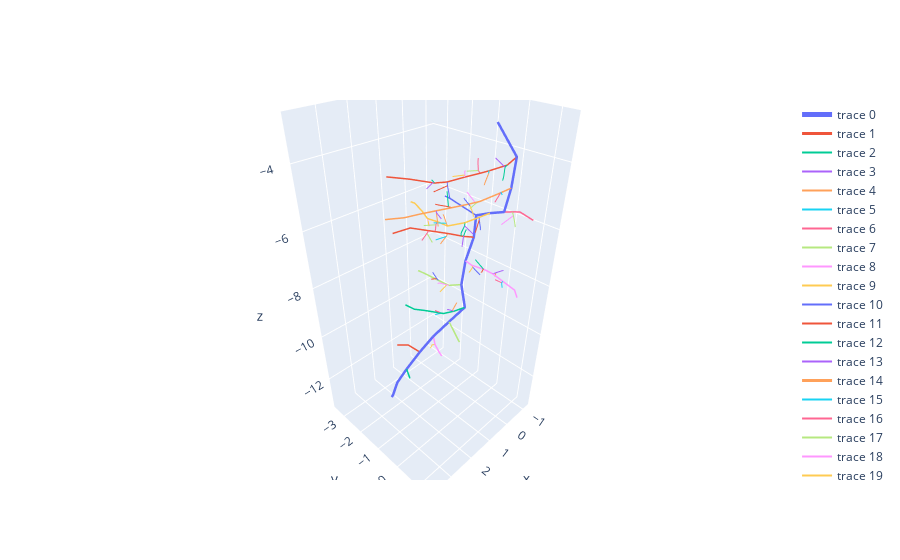

Here is the notebook cell this chart was saved with:
### Code cell
anagallis = Root.from_file(anagallis_path, age=4)
print(anagallis.n_nodes, "nodes")
anagallis_fig = anagallis.plot()
anagallis_fig

### Figure 1 — Plotly figure (JSON) as saved in the notebook; plotly's stock layout.template omitted (floating-point values rounded to 4 significant figures)
{"data": [{"line": {"width": 5}, "mode": "lines", "type": "scatter3d", "x": [0, -0.1212, 0.08312, 0.02752, -0.2285, -0.43, -0.458, -0.03786, 0.257, 0.3305, 0.6927, 1.113, 1.53, 2.032, 2.259, 2.356, 2.302], "y": [0, 0.6111, 0.6819, 0.4908, -0.1815, -0.8587, -0.9229, -0.8669, -0.7449, -0.4855, -0.8467, -1.177, -1.434, -1.599, -1.881, -2.077, -2.222], "z": [-3, -3.782, -4.552, -5.327, -5.677, -6.052, -6.849, -7.528, -8.261, -9.015, -9.63, -10.23, -10.86, -11.46, -12.17, -12.94, -13.2]}, {"line": {"width": 3.0}, "mode": "lines", "type": "scatter3d", "x": [-0.1212, 0.00313, 0.291, 0.4825, 0.9195, 1.394, 1.702, 2.179, 2.624, 2.674], "y": [0.6111, 0.4274, 0.08264, -0.0734, -0.2323, -0.4159, -0.5702, -0.9716, -1.278, -1.309], "z": [-3.782, -4.013, -4.18, -4.242, -4.271, -4.323, -4.306, -4.183, -4.088, -4.078]}, {"line": {"width": 2.0}, "mode": "lines", "type": "scatter3d", "x": [0.00313, 0.09104, 0.1655, 0.2047], "y": [0.4274, 0.4248, 0.4638, 0.4691], "z": [-4.013, -4.049, -4.274, -4.372]}, {"line": {"width": 2.0}, "mode": "lines", "type": "scatter3d", "x": [0.09104, 0.3735], "y": [0.4248, 0.3066], "z": [-4.049, -3.766]}, {"line": {"width": 2.0}, "mode": "lines", "type": "scatter3d", "x": [0.291, 0.3583, 0.5331, 0.6133], "y": [0.08264, 0.1102, 0.1617, 0.1881], "z": [-4.18, -4.23, -4.386, -4.461]}, {"line": {"width": 2.0}, "mode": "lines", "type": "scatter3d", "x": [0.3583, 0.6709], "y": [0.1102, 0.3501], "z": [-4.23, -4.001]}, {"line": {"width": 2.0}, "mode": "lines", "type": "scatter3d", "x": [0.4825, 0.4867, 0.3828, 0.3182], "y": [-0.0734, -0.141, -0.2561, -0.3047], "z": [-4.242, -4.186, -4.002, -3.93]}, {"line": {"width": 2.0}, "mode": "lines", "type": "scatter3d", "x": [0.4867, 0.8997], "y": [-0.141, -0.1878], "z": [-4.186, -4.104]}, {"line": {"width": 2.0}, "mode": "lines", "type": "scatter3d", "x": [0.9195, 0.9591, 1.103, 1.133], "y": [-0.2323, -0.1922, -0.08446, -0.03133], "z": [-4.271, -4.192, -4.033, -3.98]}, {"line": {"width": 2.0}, "mode": "lines", "type": "scatter3d", "x": [0.9591, 1.34], "y": [-0.1922, -0.2791], "z": [-4.192, -4.152]}, {"line": {"width": 2.0}, "mode": "lines", "type": "scatter3d", "x": [1.394, 1.432, 1.437, 1.438], "y": [-0.4159, -0.3632, -0.2927, -0.2677], "z": [-4.323, -4.398, -4.627, -4.705]}, {"line": {"width": 2.0}, "mode": "lines", "type": "scatter3d", "x": [1.432, 1.762], "y": [-0.3632, -0.5406], "z": [-4.398, -4.521]}, {"line": {"width": 2.0}, "mode": "lines", "type": "scatter3d", "x": [1.702, 1.777, 1.951, 1.959], "y": [-0.5702, -0.527, -0.4225, -0.4174], "z": [-4.306, -4.24, -4.111, -4.107]}, {"line": {"width": 2.0}, "mode": "lines", "type": "scatter3d", "x": [1.777, 2.017], "y": [-0.527, -0.5402], "z": [-4.24, -4.365]}, {"line": {"width": 3.0}, "mode": "lines", "type": "scatter3d", "x": [0.08312, 0.5977, 1.368, 1.792, 2.299, 2.738, 3.148, 3.51, 3.834], "y": [0.6819, 0.7063, 0.6862, 0.6777, 0.5918, 0.5153, 0.3828, 0.2585, -0.0192], "z": [-4.552, -4.53, -4.519, -4.458, -4.412, -4.368, -4.36, -4.366, -4.395]}, {"line": {"width": 2.0}, "mode": "lines", "type": "scatter3d", "x": [0.5977, 0.6449, 0.8202, 0.8953], "y": [0.7063, 0.771, 0.9282, 0.9993], "z": [-4.53, -4.472, -4.425, -4.398]}, {"line": {"width": 2.0}, "mode": "lines", "type": "scatter3d", "x": [0.6449, 1.047], "y": [0.771, 0.9018], "z": [-4.472, -4.577]}, {"line": {"width": 2.0}, "mode": "lines", "type": "scatter3d", "x": [1.368, 1.428, 1.379, 1.364], "y": [0.6862, 0.6055, 0.4417, 0.3808], "z": [-4.519, -4.578, -4.747, -4.819]}, {"line": {"width": 2.0}, "mode": "lines", "type": "scatter3d", "x": [1.428, 1.405], "y": [0.6055, 0.2839], "z": [-4.578, -4.384]}, {"line": {"width": 2.0}, "mode": "lines", "type": "scatter3d", "x": [1.792, 1.832, 1.938, 2.002], "y": [0.6777, 0.7604, 0.9528, 1.02], "z": [-4.458, -4.463, -4.56, -4.599]}, {"line": {"width": 2.0}, "mode": "lines", "type": "scatter3d", "x": [1.832, 2.132], "y": [0.7604, 0.8097], "z": [-4.463, -4.154]}, {"line": {"width": 2.0}, "mode": "lines", "type": "scatter3d", "x": [2.299, 2.322, 2.428, 2.464], "y": [0.5918, 0.5079, 0.2928, 0.2066], "z": [-4.412, -4.406, -4.4, -4.395]}, {"line": {"width": 2.0}, "mode": "lines", "type": "scatter3d", "x": [2.322, 2.165], "y": [0.5079, 0.3062], "z": [-4.406, -4.128]}, {"line": {"width": 2.0}, "mode": "lines", "type": "scatter3d", "x": [2.738, 2.812, 2.901, 2.919], "y": [0.5153, 0.5868, 0.8079, 0.8493], "z": [-4.368, -4.361, -4.389, -4.394]}, {"line": {"width": 2.0}, "mode": "lines", "type": "scatter3d", "x": [2.812, 2.924], "y": [0.5868, 0.7593], "z": [-4.361, -4.616]}, {"line": {"width": 2.0}, "mode": "lines", "type": "scatter3d", "x": [3.148, 3.163], "y": [0.3828, 0.3949], "z": [-4.36, -4.348]}, {"line": {"width": 3.0}, "mode": "lines", "type": "scatter3d", "x": [0.02752, -0.3976, -0.8126, -1.185], "y": [0.4908, 0.4774, 0.4571, 0.7137], "z": [-5.327, -5.473, -5.622, -5.936]}, {"line": {"width": 2.0}, "mode": "lines", "type": "scatter3d", "x": [-0.3976, -0.3924, -0.3774, -0.3517], "y": [0.4774, 0.5277, 0.6206, 0.6607], "z": [-5.473, -5.57, -5.791, -5.872]}, {"line": {"width": 2.0}, "mode": "lines", "type": "scatter3d", "x": [-0.3924, -0.1568], "y": [0.5277, 0.3084], "z": [-5.57, -5.849]}, {"line": {"width": 3.0}, "mode": "lines", "type": "scatter3d", "x": [-0.2285, -0.09188, 0.1592, 0.4187, 0.382, 0.3231, 0.1625, -0.02161, -0.09027], "y": [-0.1815, -0.4675, -0.7993, -1.272, -1.741, -2.242, -2.628, -3.196, -3.479], "z": [-5.677, -5.866, -6.072, -6.26, -6.294, -6.382, -6.332, -6.271, -6.327]}, {"line": {"width": 2.0}, "mode": "lines", "type": "scatter3d", "x": [-0.09188, -0.09939, -0.1364, -0.1389], "y": [-0.4675, -0.4654, -0.4349, -0.4271], "z": [-5.866, -5.953, -6.188, -6.292]}, {"line": {"width": 2.0}, "mode": "lines", "type": "scatter3d", "x": [-0.09939, 0.2336], "y": [-0.4654, -0.3171], "z": [-5.953, -6.197]}, {"line": {"width": 2.0}, "mode": "lines", "type": "scatter3d", "x": [0.1592, 0.1675, 0.2785, 0.2779], "y": [-0.7993, -0.799, -0.8268, -0.8236], "z": [-6.072, -6.172, -6.383, -6.49]}, {"line": {"width": 2.0}, "mode": "lines", "type": "scatter3d", "x": [0.1675, 0.196], "y": [-0.799, -0.4204], "z": [-6.172, -6.303]}, {"line": {"width": 2.0}, "mode": "lines", "type": "scatter3d", "x": [0.4187, 0.3853, 0.2915, 0.2577], "y": [-1.272, -1.353, -1.535, -1.617], "z": [-6.26, -6.207, -6.083, -6.042]}, {"line": {"width": 2.0}, "mode": "lines", "type": "scatter3d", "x": [0.3853, 0.6394], "y": [-1.353, -1.647], "z": [-6.207, -6.207]}, {"line": {"width": 2.0}, "mode": "lines", "type": "scatter3d", "x": [0.382, 0.4185, 0.3411, 0.3437], "y": [-1.741, -1.767, -1.856, -1.875], "z": [-6.294, -6.398, -6.607, -6.683]}, {"line": {"width": 2.0}, "mode": "lines", "type": "scatter3d", "x": [0.4185, 0.7307], "y": [-1.767, -1.994], "z": [-6.398, -6.395]}, {"line": {"width": 2.0}, "mode": "lines", "type": "scatter3d", "x": [0.3231, 0.2891, 0.2233], "y": [-2.242, -2.252, -2.247], "z": [-6.382, -6.475, -6.692]}, {"line": {"width": 2.0}, "mode": "lines", "type": "scatter3d", "x": [0.2891, 0.396], "y": [-2.252, -2.1], "z": [-6.475, -6.575]}, {"line": {"width": 3.0}, "mode": "lines", "type": "scatter3d", "x": [-0.43, -0.1209, -0.07902], "y": [-0.8587, -1.72, -1.869], "z": [-6.052, -5.649, -5.619]}, {"line": {"width": 3.0}, "mode": "lines", "type": "scatter3d", "x": [-0.458, -0.215, 0.1492, 0.4867, 0.8284, 1.255], "y": [-0.9229, -1.121, -1.505, -2.018, -2.517, -2.903], "z": [-6.849, -6.809, -6.708, -6.676, -6.636, -6.821]}, {"line": {"width": 2.0}, "mode": "lines", "type": "scatter3d", "x": [-0.215, -0.1309, -0.09185, -0.08157], "y": [-1.121, -1.074, -0.9761, -0.9295], "z": [-6.809, -6.739, -6.524, -6.436]}, {"line": {"width": 2.0}, "mode": "lines", "type": "scatter3d", "x": [-0.1309, 0.1283], "y": [-1.074, -0.8998], "z": [-6.739, -6.957]}, {"line": {"width": 2.0}, "mode": "lines", "type": "scatter3d", "x": [0.1492, 0.1998, 0.3382, 0.3302], "y": [-1.505, -1.512, -1.582, -1.642], "z": [-6.708, -6.796, -6.98, -7.071]}, {"line": {"width": 2.0}, "mode": "lines", "type": "scatter3d", "x": [0.1998, 0.6392], "y": [-1.512, -1.558], "z": [-6.796, -6.771]}, {"line": {"width": 2.0}, "mode": "lines", "type": "scatter3d", "x": [0.4867, 0.5671, 0.7571, 0.7964], "y": [-2.018, -2.017, -2.02, -2.021], "z": [-6.676, -6.737, -6.883, -6.911]}, {"line": {"width": 2.0}, "mode": "lines", "type": "scatter3d", "x": [0.5671, 0.5041], "y": [-2.017, -1.841], "z": [-6.737, -7.027]}, {"line": {"width": 3.0}, "mode": "lines", "type": "scatter3d", "x": [-0.03786, -0.056, -0.1074, -0.06977, -0.0253, 0.02275, 0.1923], "y": [-0.8669, -0.6156, -0.1538, 0.2314, 0.6625, 1.146, 1.366], "z": [-7.528, -7.596, -7.566, -7.54, -7.591, -7.655, -7.726]}, {"line": {"width": 2.0}, "mode": "lines", "type": "scatter3d", "x": [-0.056, -0.1002, -0.1199, -0.1196], "y": [-0.6156, -0.6038, -0.719, -0.7641], "z": [-7.596, -7.683, -7.893, -7.975]}, {"line": {"width": 2.0}, "mode": "lines", "type": "scatter3d", "x": [-0.1002, -0.1568], "y": [-0.6038, -0.327], "z": [-7.683, -7.882]}, {"line": {"width": 2.0}, "mode": "lines", "type": "scatter3d", "x": [-0.1074, -0.02905, 0.1774, 0.2623], "y": [-0.1538, -0.1179, -0.003873, 0.02363], "z": [-7.566, -7.501, -7.456, -7.43]}, {"line": {"width": 2.0}, "mode": "lines", "type": "scatter3d", "x": [-0.02905, 0.06071], "y": [-0.1179, -0.3859], "z": [-7.501, -7.238]}, {"line": {"width": 2.0}, "mode": "lines", "type": "scatter3d", "x": [-0.06977, -0.1843, -0.4196, -0.5006], "y": [0.2314, 0.2645, 0.3061, 0.3165], "z": [-7.54, -7.534, -7.556, -7.572]}, {"line": {"width": 2.0}, "mode": "lines", "type": "scatter3d", "x": [-0.1843, -0.3504], "y": [0.2645, 0.1176], "z": [-7.534, -7.832]}, {"line": {"width": 2.0}, "mode": "lines", "type": "scatter3d", "x": [-0.0253, 0.0695, 0.2418], "y": [0.6625, 0.6869, 0.8429], "z": [-7.591, -7.585, -7.608]}, {"line": {"width": 2.0}, "mode": "lines", "type": "scatter3d", "x": [0.0695, 0.1775], "y": [0.6869, 0.5182], "z": [-7.585, -7.503]}, {"line": {"width": 3.0}, "mode": "lines", "type": "scatter3d", "x": [0.257, 0.3784, 0.3961, 0.421, 0.4558, 0.4667], "y": [-0.7449, -1.183, -1.652, -2.208, -2.517, -2.576], "z": [-8.261, -8.444, -8.461, -8.46, -8.456, -8.458]}, {"line": {"width": 2.0}, "mode": "lines", "type": "scatter3d", "x": [0.3784, 0.4426, 0.5692, 0.6279], "y": [-1.183, -1.224, -1.424, -1.466], "z": [-8.444, -8.412, -8.372, -8.387]}, {"line": {"width": 2.0}, "mode": "lines", "type": "scatter3d", "x": [0.4426, 0.5847], "y": [-1.224, -1.394], "z": [-8.412, -8.716]}, {"line": {"width": 2.0}, "mode": "lines", "type": "scatter3d", "x": [0.3961, 0.4302, 0.4267, 0.4268], "y": [-1.652, -1.698, -1.887, -1.899], "z": [-8.461, -8.394, -8.246, -8.237]}, {"line": {"width": 2.0}, "mode": "lines", "type": "scatter3d", "x": [0.4302, 0.4972], "y": [-1.698, -1.899], "z": [-8.394, -8.484]}, {"line": {"width": 3.0}, "mode": "lines", "type": "scatter3d", "x": [0.3305, 0.6237, 0.9023, 1.281, 1.474, 1.553], "y": [-0.4855, -0.6889, -0.9146, -1.461, -1.72, -2.07], "z": [-9.015, -9.124, -9.195, -9.154, -9.143, -9.104]}, {"line": {"width": 2.0}, "mode": "lines", "type": "scatter3d", "x": [0.6237, 0.7079, 0.9012, 0.9588], "y": [-0.6889, -0.7002, -0.7127, -0.7083], "z": [-9.124, -9.062, -8.921, -8.895]}, {"line": {"width": 2.0}, "mode": "lines", "type": "scatter3d", "x": [0.7079, 0.6533], "y": [-0.7002, -0.5652], "z": [-9.062, -8.689]}, {"line": {"width": 2.0}, "mode": "lines", "type": "scatter3d", "x": [0.9023, 0.9096, 1.011, 1.012], "y": [-0.9146, -1.002, -1.19, -1.192], "z": [-9.195, -9.225, -9.334, -9.335]}, {"line": {"width": 2.0}, "mode": "lines", "type": "scatter3d", "x": [0.9096, 1.111], "y": [-1.002, -1.099], "z": [-9.225, -9.053]}, {"line": {"width": 3.0}, "mode": "lines", "type": "scatter3d", "x": [0.6927, 0.9864], "y": [-0.8467, -0.09418], "z": [-9.63, -9.892]}, {"line": {"width": 3.0}, "mode": "lines", "type": "scatter3d", "x": [1.113, 1.027, 0.8225, 0.6836, 0.6284], "y": [-1.177, -1.18, -1.19, -1.196, -1.218], "z": [-10.23, -10.66, -11.13, -11.41, -11.5]}, {"line": {"width": 2.0}, "mode": "lines", "type": "scatter3d", "x": [1.027, 1.079, 1.167], "y": [-1.18, -1.277, -1.267], "z": [-10.66, -10.71, -10.81]}, {"line": {"width": 2.0}, "mode": "lines", "type": "scatter3d", "x": [1.079, 1.085], "y": [-1.277, -1.273], "z": [-10.71, -10.72]}, {"line": {"width": 3.0}, "mode": "lines", "type": "scatter3d", "x": [1.53, 1.663, 1.919], "y": [-1.434, -1.878, -2.184], "z": [-10.86, -10.73, -10.76]}, {"line": {"width": 3.0}, "mode": "lines", "type": "scatter3d", "x": [2.032, 2.153, 2.16], "y": [-1.599, -1.307, -1.29], "z": [-11.46, -11.6, -11.6]}], "layout": {"scene": {"aspectmode": "data"}}}
